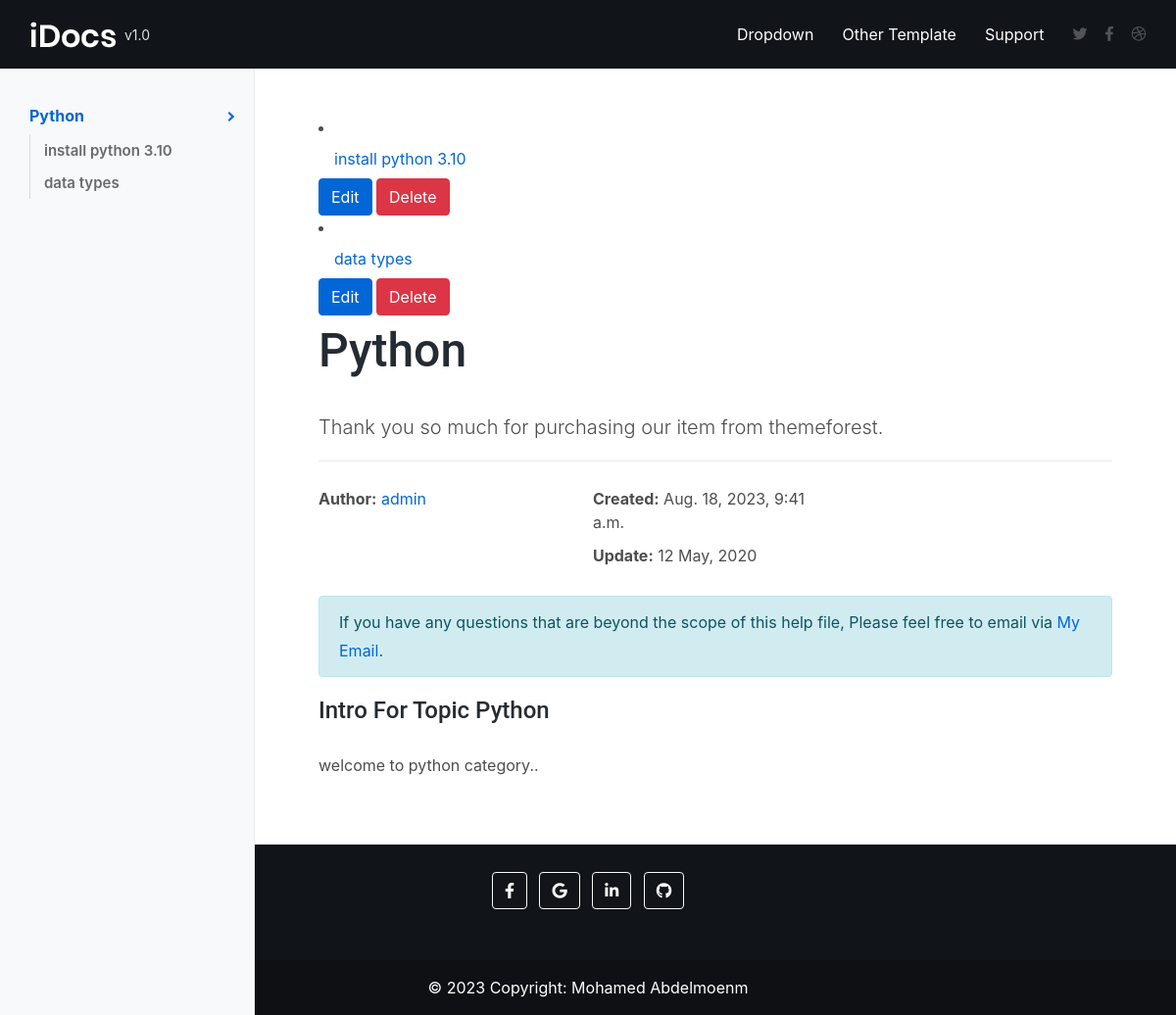
Page /category/1 on the committed database.
### docs_app/models.py (models this page shows, shortened)
class Category(models.Model):
    name = models.CharField(_('Name'),max_length=100)
    intro = RichTextField(_('Intro'))
    author = models.ForeignKey(User, on_delete=models.SET_NULL, null=True, related_name='category_author', verbose_name=_('Author'))
    created_at = models.DateTimeField(_('Created AT'),default= timezone.now)

class Document(models.Model):
    category = models.ForeignKey(Category, on_delete=models.CASCADE, related_name='document_user' , verbose_name=_('Document'))
    title = models.CharField(_('Title'),max_length=100)
    content = RichTextField(_('Content'))
    author = models.ForeignKey(User, on_delete=models.SET_NULL, null=True, related_name='document_author', verbose_name=_('Author'))
    created_at = models.DateTimeField(_('Created AT'),default= timezone.now)

### docs_app/views.py (the view)
# urls.py: path('category/<int:id>', Document_List, name='document_list'),
def Document_List(request, id):
    data = Category.objects.get(id=id)
    documents = Document.objects.filter(category = data)
    return render(request, 'doc/category_detail.html', {'category':data , 'documents':documents})

### docs_app/templates/doc/category_detail.html (shortened to what this page needs)
{% extends 'base.html' %}
{% block body %}
	<div class="idocs-navigation bg-light">
    <ul class="nav flex-column ">
        <li class="nav-item"><a class="nav-link active" href="#idocs_start">{{category.name}} </a>
          <ul class="nav flex-column">
            {% for document in documents %}
            <li class="nav-item"><a class="nav-link" href="/category/{{category.id}}/document/{{document.id}}">{{document.title}}</a></li>
            {% endfor %}
        </ul>
        </li>
  </div>
    <div class="idocs-content">
      <div class="container">
        <section id="idocs_start">
          {% for document in documents %}
          <li class="nav-item"><a class="nav-link" href="/category/{{category.id}}/document/{{document.id}}">{{document.title}}</a></li>
        <button class="btn btn-primary" data-toggle="modal" data-target="{% url 'update_document' document.id %}">
          Edit
        </button>
        <button class="btn btn-danger" data-toggle="modal" data-target="{% url 'delete_document' document.id %}">
          Delete
        </button>
          {% endfor %}
        <h1>{{category.name|safe}}</h1>
        <p class="lead">Thank you so much for purchasing our item from themeforest.</p>
		<hr>
		<div class="row">
			<div class="col-sm-6 col-lg-4">
				<ul class="list-unstyled">
					<li><strong>Author:</strong> <a href="http://www.harnishdesign.net" target="_blank">{{category.author}}</a></li>
				</ul>
			</div>
			<div class="col-sm-6 col-lg-4">
				<ul class="list-unstyled">
					<li><strong class="font-weight-700">Created:</strong> {{category.created_at}}</li>
					<li><strong>Update:</strong> 12 May, 2020</li>
				</ul>
			</div>
		</div>
        <p class="alert alert-info">If you have any questions that are beyond the scope of this help file, Please feel free to email via <a target="_blank" href="https://mail.google.com/mmohamedabdelm@gmail.com">My Email</a>.</p>
        </section>
        <h4>Intro For Topic {{category.name|safe}}</h2>
					<p>{{category.intro|safe}}..</h3>
      </div>
    </div>
  </div>
  {% endblock body%}

### docs_app/static/assets/css/stylesheet.css (style rules this page uses)
body, html { height: 100%; }
body { background: #dddddd; color: #4c4d4d; }
a, a:focus { color: #0366d6; -webkit-transition: all 0.2s ease; transition: all 0.2s ease; }
p { line-height: 1.8; }
h1, h2, h3, h4, h5, h6 { color: #252b33; line-height: 1.5; margin: 0 0 1.5rem 0; font-family: Roboto, sans-serif; }
h1 { font-size: 3rem; }
dl, ol, ul, pre, blockquote, .table { margin-bottom: 1.8rem; }
.font-weight-700 { font-weight: 700 !important; }
hr { border-top: 1px solid rgba(16, 85, 96, 0.1); }
@media (min-width: 1200px) { .container { max-width: 1170px !important; } }
.idocs-navigation { position: fixed; top: 70px; left: 0; overflow: hidden; overflow-y: auto; width: 260px; height: calc(100% - 70px); z-index: 1; border-right: 1px solid rgba(0, 0, 0, 0.05); transition: all 0.3s; }
.idocs-navigation > .nav { padding: 30px 0; }
.idocs-navigation .nav .nav-item { position: relative; }
.idocs-navigation .nav .nav { margin: 0 0 5px; }
.idocs-navigation .nav .nav-link { position: relative; padding: 6px 30px; line-height: 25px; font-weight: 600; }
.idocs-navigation .nav .nav-item:hover > .nav-link, .idocs-navigation .nav .nav-item .nav-link.active { font-weight: 700; }
.idocs-navigation .nav .nav { display: none; border-left: 1px solid regba(0, 0, 0, 0.3); }
.idocs-navigation .nav .nav .nav-item .nav-link:after { content: ""; position: absolute; left: 30px; height: 100%; border-left: 1px solid rgba(0, 0, 0, 0.12); width: 1px; top: 0; }
.idocs-navigation .nav .nav-item .nav-link.active + .nav { display: block; }
.idocs-navigation .nav .nav .nav-link { color: #6a6a6a; padding: 4px 30px 4px 45px; font-size: 15px; text-transform: none; }
.idocs-navigation > .nav > .nav-item > .nav-link.active:after { position: absolute; content: " "; top: 50%; right: 18px; border-color: #000; border-top: 2px solid; border-right: 2px solid; width: 7px; height: 7px; -webkit-transform: translate(-50%, -50%) rotate(45deg); transform: translate(-50%, -50%) rotate(45deg); -webkit-transition: all 0.2s ease; transition: all 0.2s ease; }
.idocs-content { position: relative; margin-left: 260px; padding: 0px 50px 50px; min-height: 750px; transition: all 0.3s; }
.idocs-content section:first-child { padding-top: 3rem; }
.idocs-content ol li, .idocs-content ul li { margin-top: 10px; }
.nav .nav-item .nav-link { color: #222222; }
.nav:not(.nav-pills) .nav-item .nav-link.active, .nav:not(.nav-pills) .nav-item .nav-link:hover { color: #0366d6; }
.btn-primary { background-color: #0366d6; border-color: #0366d6; }

### rows in the picture
Category: name "Python", author "admin", created_at "Aug. 18, 2023, 9:41 a.m.", intro "welcome to python category"
Document: title "install python 3.10"
Document: title "data types"
